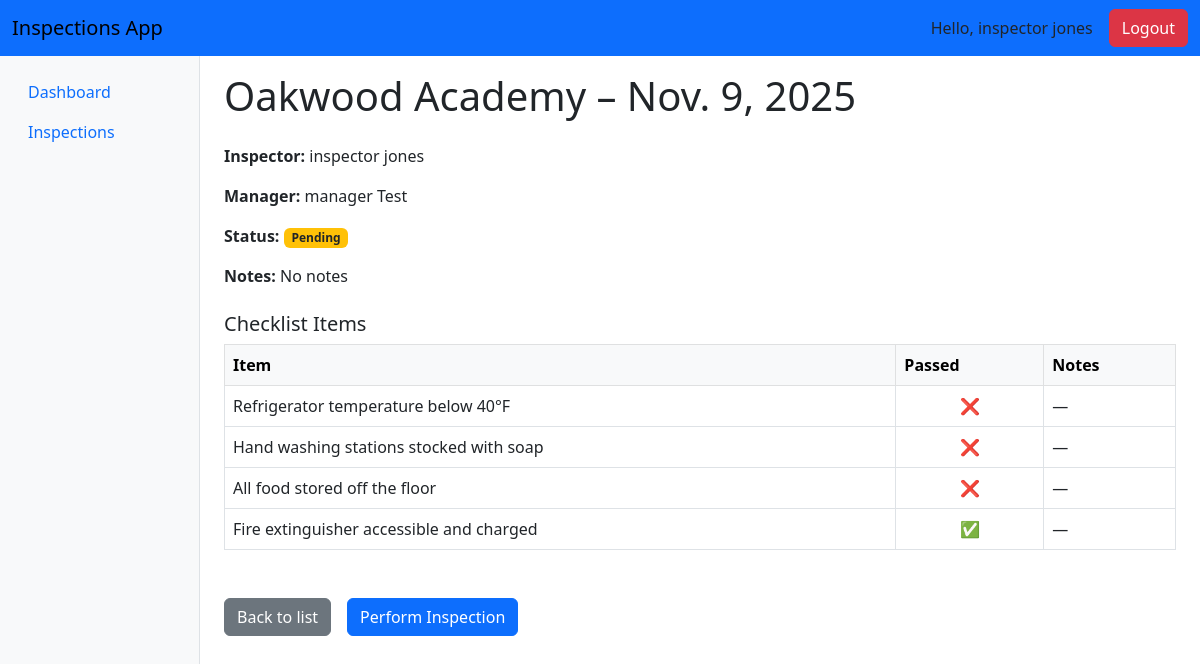
Before: /inspections/1/ (signed in) with the older database file.
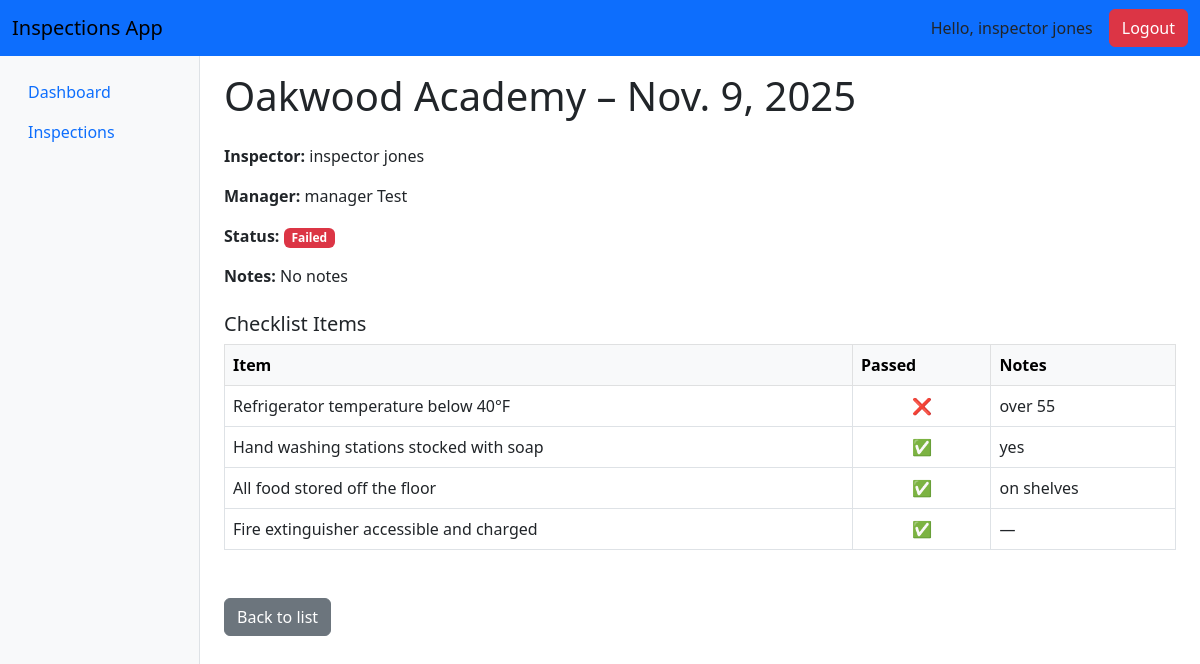
After: the same page with the newer database file.
### apps/inspections/models.py (models this page shows, shortened)
class InspectionItem(models.Model):
    inspection = models.ForeignKey(Inspection, on_delete=models.CASCADE, related_name="inspection_items")
    checklist_item = models.ForeignKey(ChecklistItem, on_delete=models.CASCADE)
    passed = models.BooleanField(default=False)
    notes = models.TextField(blank=True, null=True)

### apps/checklists/models.py (models this page shows, shortened)
class ChecklistItem(models.Model):
    checklist = models.ForeignKey(Checklist, on_delete=models.CASCADE, related_name="items")
    text = models.CharField(max_length=255)
    order = models.PositiveIntegerField(default=0)
    class Meta:
        ordering = ['order']
        verbose_name = "Checklist Item"
        verbose_name_plural = "Checklist Items"

### apps/inspections/views.py (the view)
# urls.py: path('<int:pk>/', views.inspection_detail, name='inspection_detail'),
@login_required
def inspection_detail(request, pk):
    inspection = get_object_or_404(
        Inspection.objects.select_related('school', 'inspector', 'manager', 'checklist')
        .prefetch_related('inspection_items__checklist_item'),
        pk=pk
    )
    context = {
        'inspection': inspection
    }
    return render(request, 'inspections/inspection_detail.html', context)

### templates/inspections/inspection_detail.html (shortened to what this page needs)
{% extends 'base.html' %}
{% block content %}
<div class="container-fluid">
    <h1 class="mb-4">{{ inspection.school.name }} – {{ inspection.date }}</h1>
    <div class="mb-3">
        <p><strong>Inspector:</strong> {{ inspection.inspector.user.get_full_name|default:"—" }}</p>
        <p><strong>Manager:</strong> {{ inspection.manager.user.get_full_name|default:"—" }}</p>
        <p><strong>Status:</strong>
            {% if inspection.status == 'PASSED' %}
                <span class="badge bg-success">Passed</span>
            {% elif inspection.status == 'FAILED' %}
                <span class="badge bg-danger">Failed</span>
            {% elif inspection.status == 'PENDING' %}
                <span class="badge bg-warning text-dark">Pending</span>
            {% else %}
                <span class="badge bg-secondary">{{ inspection.get_status_display }}</span>
            {% endif %}
        </p>
        <p><strong>Notes:</strong> {{ inspection.notes|default:"No notes" }}</p>
    </div>
    <h2 class="h5 mt-4 mb-2">Checklist Items</h2>
    <table class="table table-bordered table-hover">
        <thead class="table-light">
            <tr>
                <th>Item</th>
                <th>Passed</th>
                <th>Notes</th>
            </tr>
        </thead>
        <tbody>
            {% for item in inspection.inspection_items.all %}
            <tr>
                <td>{{ item.checklist_item.text }}</td>
                <td class="text-center">
                    {% if item.passed %}✅{% else %}❌{% endif %}
                </td>
                <td>{{ item.notes|default:"—" }}</td>
            </tr>
            {% empty %}
            <tr>
                <td colspan="3" class="text-center text-muted">No checklist items yet.</td>
            </tr>
            {% endfor %}
        </tbody>
    </table>
    <div class="d-flex align-items-center mt-5">
        <a href="{% url 'inspections:inspection_list' %}" class="btn btn-secondary me-3">Back to list</a>
        {% if request.user.appuser.role == "INSPECTOR" and inspection.inspector == request.user.appuser %}
            {% if inspection.status == "PENDING" %}
                <a href="{% url 'inspections:inspection_perform' inspection.pk %}"
                class="btn btn-primary">
                    Perform Inspection
                </a>
            {% endif %}
        {% endif %}
    </div>
</div>
{% endblock %}

Changed rows visible on the page:
changed Inspection "No notes": status "PENDING" → "FAILED" (drawn)
changed InspectionItem "Refrigerator temperature below 40°F": notes "—" → "over 55"
changed InspectionItem "Hand washing stations stocked with soap": notes "—" → "yes"; passed "❌" → "✅"
changed InspectionItem "All food stored off the floor": notes "—" → "on shelves"; passed "❌" → "✅"
Other visible differences:
text no longer shown: "Pending Perform Inspection"
text now shown: "Failed"
